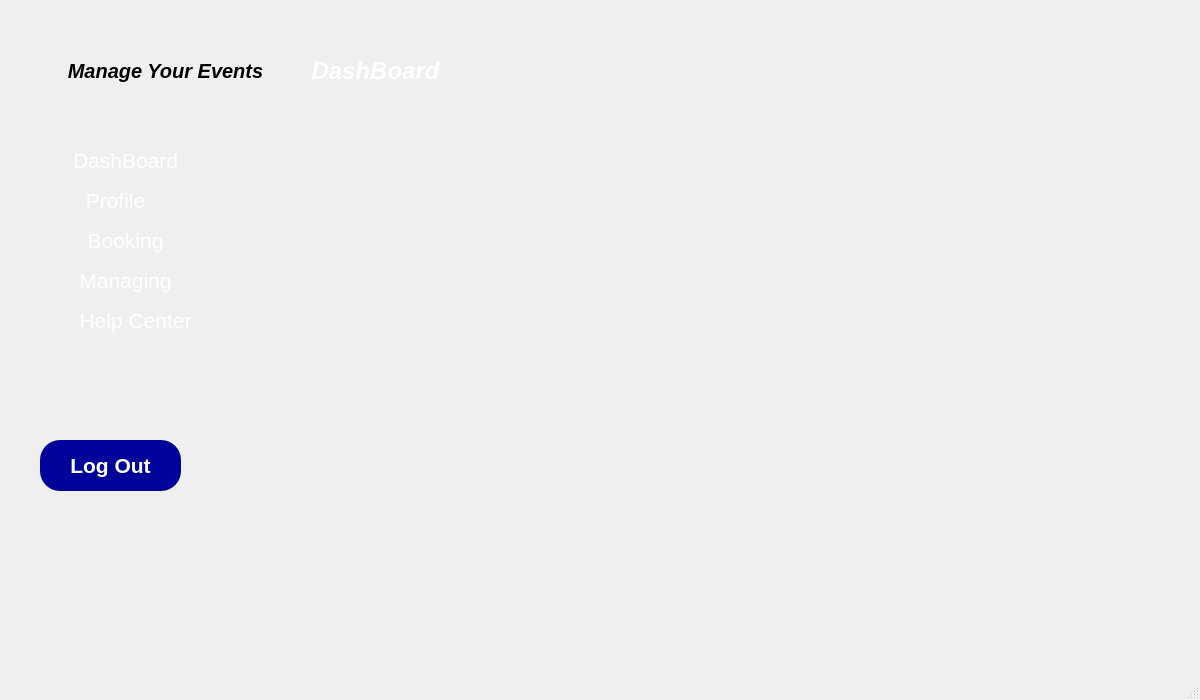
<?xml version="1.0" encoding="UTF-8"?>
<ui version="4.0">
 <class>Dashboard</class>
 <widget class="QMainWindow" name="Dashboard">
  <property name="geometry">
   <rect>
    <x>0</x>
    <y>0</y>
    <width>1200</width>
    <height>700</height>
   </rect>
  </property>
  <property name="minimumSize">
   <size>
    <width>1200</width>
    <height>700</height>
   </size>
  </property>
  <property name="maximumSize">
   <size>
    <width>1200</width>
    <height>700</height>
   </size>
  </property>
  <property name="windowTitle">
   <string>MainWindow</string>
  </property>
  <widget class="QWidget" name="centralwidget">
   <widget class="QLabel" name="label">
    <property name="geometry">
     <rect>
      <x>0</x>
      <y>0</y>
      <width>1191</width>
      <height>681</height>
     </rect>
    </property>
    <property name="text">
     <string/>
    </property>
    <property name="pixmap">
     <pixmap resource="RES.qrc">:/resources/USER LOGIN (5).jpg</pixmap>
    </property>
    <property name="scaledContents">
     <bool>true</bool>
    </property>
   </widget>
   <widget class="QLabel" name="label_2">
    <property name="geometry">
     <rect>
      <x>50</x>
      <y>40</y>
      <width>231</width>
      <height>61</height>
     </rect>
    </property>
    <property name="font">
     <font>
      <pointsize>15</pointsize>
      <italic>true</italic>
      <bold>true</bold>
     </font>
    </property>
    <property name="text">
     <string>Manage Your Events</string>
    </property>
    <property name="alignment">
     <set>Qt::AlignmentFlag::AlignCenter</set>
    </property>
   </widget>
   <widget class="QLabel" name="label_3">
    <property name="geometry">
     <rect>
      <x>260</x>
      <y>40</y>
      <width>231</width>
      <height>61</height>
     </rect>
    </property>
    <property name="font">
     <font>
      <pointsize>18</pointsize>
      <italic>true</italic>
      <bold>true</bold>
     </font>
    </property>
    <property name="styleSheet">
     <string notr="true">QLabel{
color:white;
}</string>
    </property>
    <property name="text">
     <string>DashBoard</string>
    </property>
    <property name="alignment">
     <set>Qt::AlignmentFlag::AlignCenter</set>
    </property>
   </widget>
   <widget class="QPushButton" name="dashboard">
    <property name="geometry">
     <rect>
      <x>40</x>
      <y>140</y>
      <width>171</width>
      <height>41</height>
     </rect>
    </property>
    <property name="font">
     <font>
      <pointsize>16</pointsize>
      <bold>false</bold>
     </font>
    </property>
    <property name="styleSheet">
     <string notr="true">QPushButton{
background:transparent;
border:none;
color:white;
}</string>
    </property>
    <property name="text">
     <string>DashBoard</string>
    </property>
   </widget>
   <widget class="QLabel" name="label_4">
    <property name="geometry">
     <rect>
      <x>40</x>
      <y>140</y>
      <width>31</width>
      <height>31</height>
     </rect>
    </property>
    <property name="text">
     <string/>
    </property>
    <property name="pixmap">
     <pixmap resource="RES.qrc">:/resources/icons8-home.svg</pixmap>
    </property>
    <property name="scaledContents">
     <bool>true</bool>
    </property>
   </widget>
   <widget class="QPushButton" name="Profile">
    <property name="geometry">
     <rect>
      <x>30</x>
      <y>180</y>
      <width>171</width>
      <height>41</height>
     </rect>
    </property>
    <property name="font">
     <font>
      <pointsize>16</pointsize>
      <bold>false</bold>
     </font>
    </property>
    <property name="styleSheet">
     <string notr="true">QPushButton{
background:transparent;
border:none;
color:white;
}</string>
    </property>
    <property name="text">
     <string>Profile</string>
    </property>
   </widget>
   <widget class="QPushButton" name="Booking">
    <property name="geometry">
     <rect>
      <x>40</x>
      <y>220</y>
      <width>171</width>
      <height>41</height>
     </rect>
    </property>
    <property name="font">
     <font>
      <pointsize>16</pointsize>
      <bold>false</bold>
     </font>
    </property>
    <property name="styleSheet">
     <string notr="true">QPushButton{
background:transparent;
border:none;
color:white;
}</string>
    </property>
    <property name="text">
     <string>Booking</string>
    </property>
   </widget>
   <widget class="QPushButton" name="Managing">
    <property name="geometry">
     <rect>
      <x>40</x>
      <y>260</y>
      <width>171</width>
      <height>41</height>
     </rect>
    </property>
    <property name="font">
     <font>
      <pointsize>16</pointsize>
      <bold>false</bold>
     </font>
    </property>
    <property name="styleSheet">
     <string notr="true">QPushButton{
background:transparent;
border:none;
color:white;
}</string>
    </property>
    <property name="text">
     <string>Managing</string>
    </property>
   </widget>
   <widget class="QPushButton" name="Managing_2">
    <property name="geometry">
     <rect>
      <x>50</x>
      <y>300</y>
      <width>171</width>
      <height>41</height>
     </rect>
    </property>
    <property name="font">
     <font>
      <pointsize>16</pointsize>
      <bold>false</bold>
     </font>
    </property>
    <property name="styleSheet">
     <string notr="true">QPushButton{
background:transparent;
border:none;
color:white;
}</string>
    </property>
    <property name="text">
     <string>Help Center</string>
    </property>
   </widget>
   <widget class="QPushButton" name="pushButton">
    <property name="geometry">
     <rect>
      <x>40</x>
      <y>440</y>
      <width>141</width>
      <height>51</height>
     </rect>
    </property>
    <property name="font">
     <font>
      <pointsize>16</pointsize>
      <bold>true</bold>
     </font>
    </property>
    <property name="styleSheet">
     <string notr="true">QPushButton{
border:none;
	background-color: rgb(0, 3, 153);
color:white;
border-radius:20px;
}</string>
    </property>
    <property name="text">
     <string>Log Out</string>
    </property>
   </widget>
  </widget>
  <widget class="QMenuBar" name="menubar">
   <property name="geometry">
    <rect>
     <x>0</x>
     <y>0</y>
     <width>1200</width>
     <height>18</height>
    </rect>
   </property>
  </widget>
  <widget class="QStatusBar" name="statusbar"/>
 </widget>
 <resources>
  <include location="RES.qrc"/>
 </resources>
 <connections/>
</ui>
